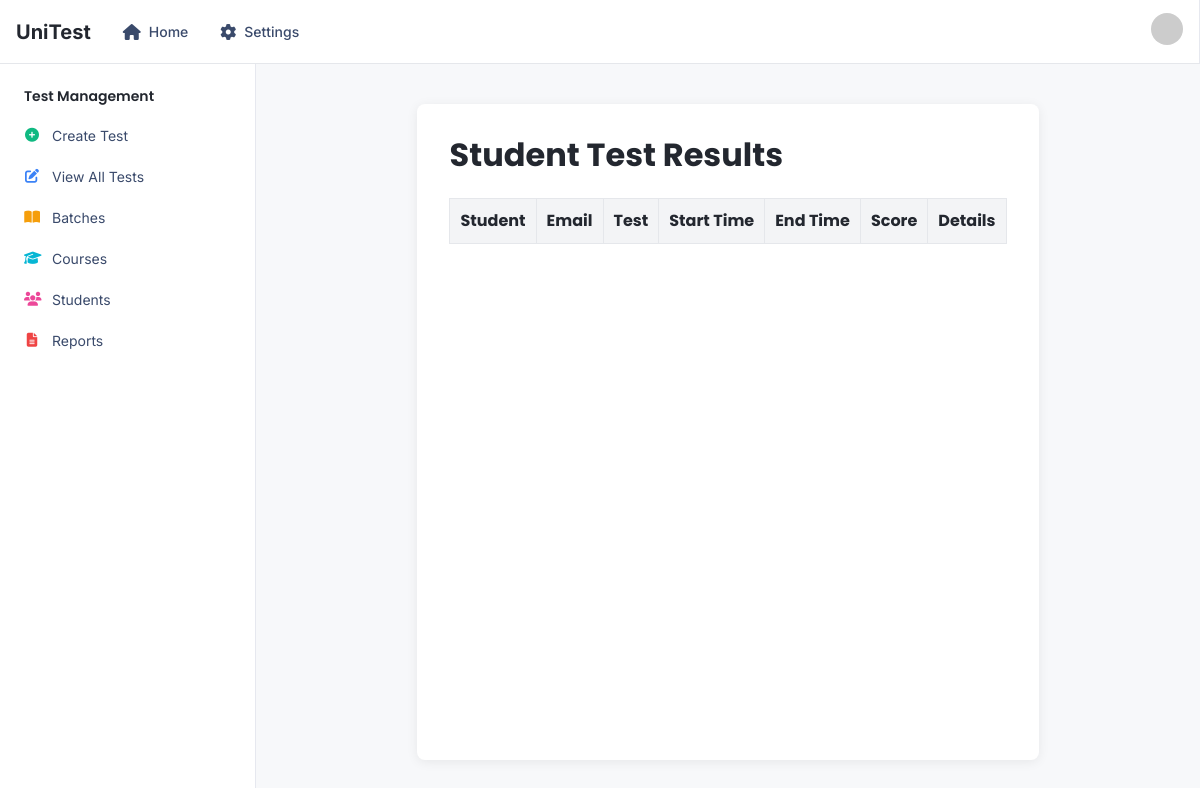
/reports/ (signed in), run on an earlier commit of the app's database.
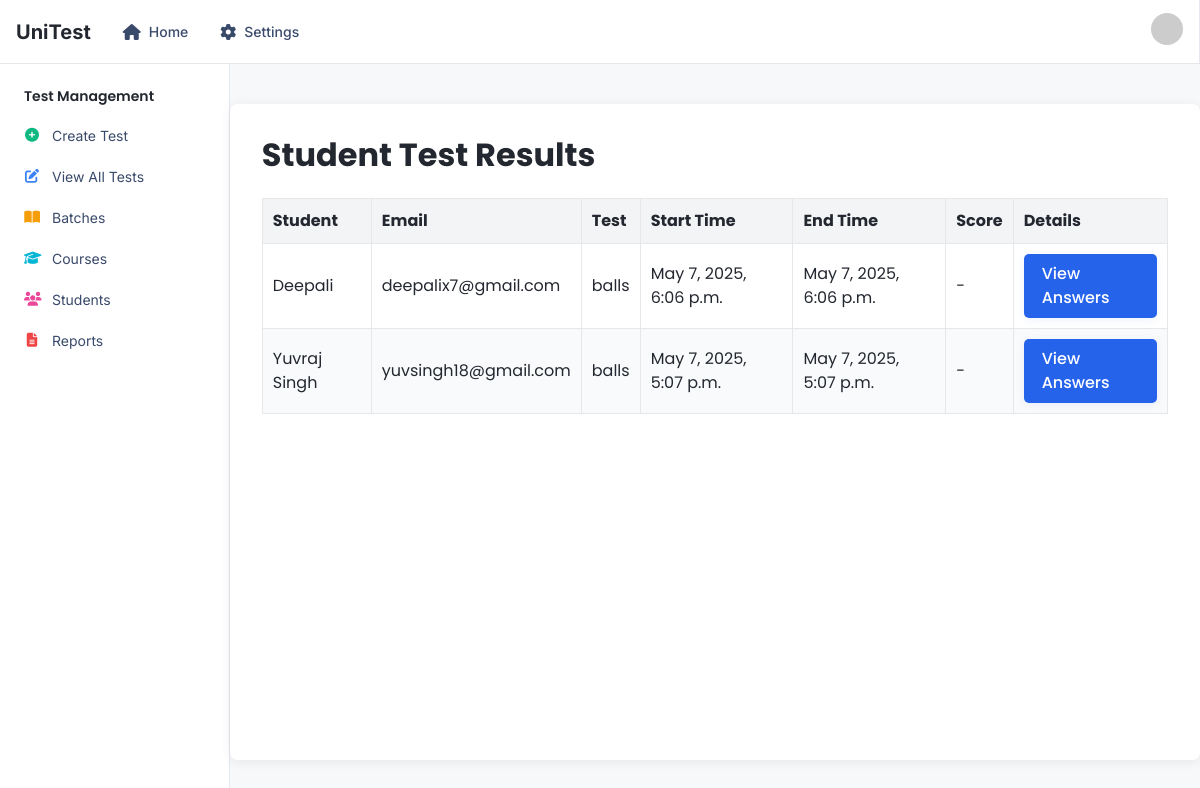
And on a later commit of the database.
### base/models.py (models this page shows, shortened)
class TestAttempt(models.Model):
    test = models.ForeignKey(Test, on_delete=models.CASCADE, related_name='attempts')
    student_name = models.CharField(max_length=100, null=True, blank=True)
    student_email = models.EmailField(null=True, blank=True)
    start_time = models.DateTimeField(auto_now_add=True)
    end_time = models.DateTimeField(null=True, blank=True)
    is_submitted = models.BooleanField(default=False)
    score = models.IntegerField(null=True, blank=True)

class Test(models.Model):
    name               = models.CharField(max_length=255)
    course             = models.ForeignKey(Course, on_delete=models.CASCADE, null=True, blank=True, default=None)
    batch              = models.ForeignKey(Batch, on_delete=models.CASCADE)
    total_marks        = models.IntegerField()
    total_questions    = models.IntegerField()
    duration           = models.DurationField(help_text="Test duration (hh:mm:ss)")
    is_results_visible = models.BooleanField(default=False)
    status             = models.BooleanField(default=False, help_text="False = Upcoming, True = Completed")
    user               = models.ForeignKey('auth.User', on_delete=models.CASCADE, null=True, blank=True, default=None)

### base/views.py (the view)
# urls.py: path('reports/',                            views.reports,                  name='reports'),
def reports(request):
    if not request.user.is_staff:
        return redirect('index')
    attempts = TestAttempt.objects.filter(is_submitted=True).order_by('-end_time')
    context = {
        'attempts': attempts,
    }
    return render(request, 'reports.html', context)

### templates/reports.html (shortened to what this page needs)
{% extends 'base.html' %} {% block content %}
<div class="container">
    <h2>Student Test Results</h2>
    <table class="report-table">
        <thead>
            <tr>
                <th>Student</th>
                <th>Email</th>
                <th>Test</th>
                <th>Start Time</th>
                <th>End Time</th>
                <th>Score</th>
                <th>Details</th>
            </tr>
        </thead>
        <tbody>
            {% for attempt in attempts %}
            <tr>
                <td>{{ attempt.student_name }}</td>
                <td>{{ attempt.student_email }}</td>
                <td>{{ attempt.test.name }}</td>
                <td>{{ attempt.start_time }}</td>
                <td>{{ attempt.end_time }}</td>
                <td>{% if attempt.score %}{{ attempt.score }}{% else %}-{% endif %}</td>
                <td><a href="{% url 'view_attempt' attempt.id %}" class="styled-btn">View Answers</a></td>
            </tr>
            {% endfor %}
        </tbody>
    </table>
</div>
{% endblock %}

What changed in the data, as far as the page shows it:
added TestAttempt: student_name "Deepali", student_email "deepalix7@gmail.com", test.name "balls", start_time "May 7, 2025, 6:06 p.m.", end_time "May 7, 2025, 6:06 p.m."
added TestAttempt: student_name "Yuvraj Singh", student_email "yuvsingh18@gmail.com", test.name "balls", start_time "May 7, 2025, 5:07 p.m.", end_time "May 7, 2025, 5:07 p.m."
